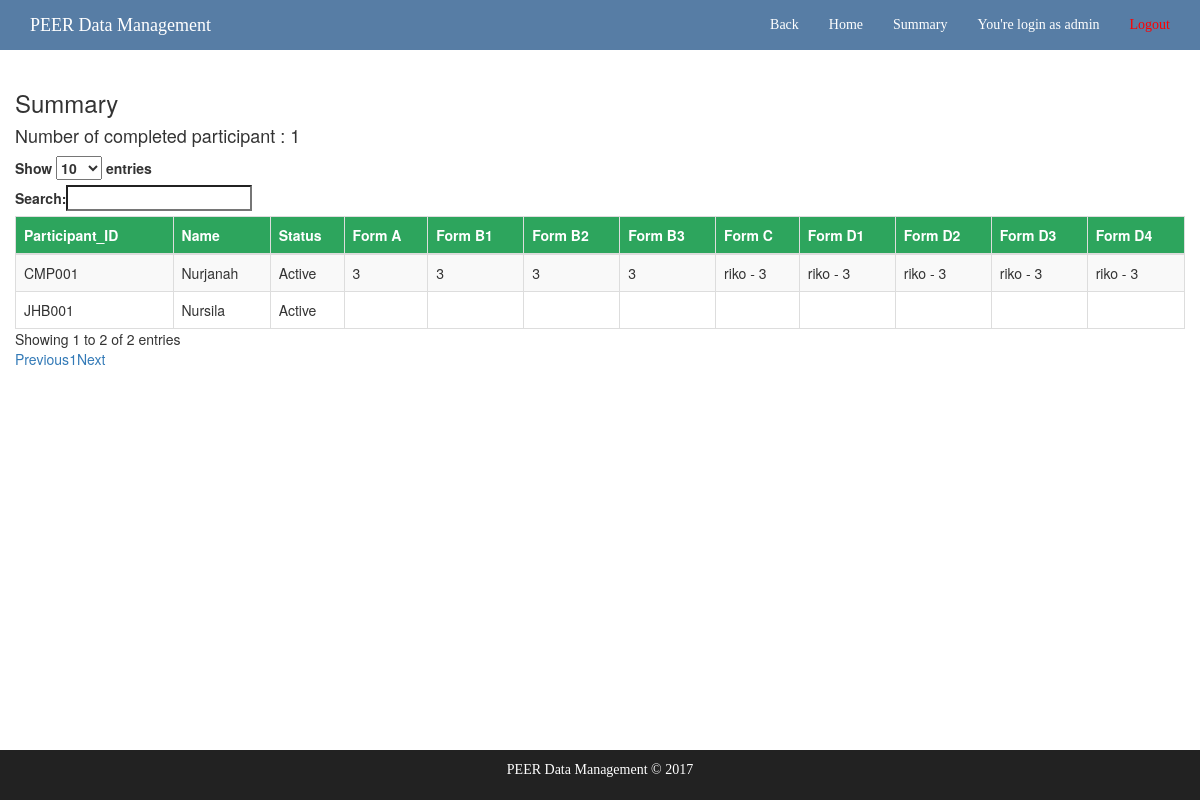
The page /summary (signed in) on the database its author committed.
### core/models.py (models this page shows, shortened)
class Participant(models.Model):
	participant_id = models.CharField(max_length=10, blank=True)
	name = models.CharField(max_length=30, blank=True)
	date_admission = models.DateField()
	puskesmas = models.ForeignKey(Puskesmas, on_delete=models.PROTECT)
	created_by = models.CharField(max_length=25, blank=True)
	updated_by = models.CharField(max_length=25, blank=True)
	created_time = models.CharField(max_length=50, blank=True)
	updated_time = models.CharField(max_length=50, blank=True)
	active_status = models.BooleanField(default=True)

### core/views.py (the view)
# urls.py: url(r'^summary$', views.summary, name='summary'),
@login_required(login_url='core:login')
def summary(request):
	if request.user.is_staff or True: ##kalau mau data entry biasa tidak bisa akses maka hapus or True nya
		participants = Participant.objects.all()
		summary_list = []
		number_of_completed_participant = 0
		for participant in participants:
			try:
				form_a = ABaseLine.objects.get(participant=participant)
				if form_a.data_checked_id != None and form_a.data_checked_id != "":
					form_a_status = "3"
				elif form_a.is_save_all:
					form_a_status = "2"
				else:
					form_a_status = "1"
			except:
				form_a_status = ""
			try:
				form_b1 = B1Pregnancy.objects.get(participant=participant)
				if form_b1.data_checked_id != None and form_b1.data_checked_id != "":
					form_b1_status = "3"
				elif form_b1.is_save_all:
					form_b1_status = "2"
				else:
					form_b1_status = "1"
			except:
				form_b1_status = ""
			try:
				form_b2 = B2Pregnancy.objects.get(participant=participant)
				if form_b2.data_checked_id != None and form_b2.data_checked_id != "":
					form_b2_status = "3"
				elif form_b2.is_save_all:
					form_b2_status = "2"
				else:
					form_b2_status = "1"
			except:
				form_b2_status = ""
			try:
				form_b3 = B3Pregnancy.objects.get(participant=participant)
				if form_b3.data_checked_id != None and form_b3.data_checked_id != "":
					form_b3_status = "3"
				elif form_b3.is_save_all:
					form_b3_status = "2"
				else:
					form_b3_status = "1"
			except:
				form_b3_status = ""
			form_c_all_complete = True
			try:
				form_c_list = CBirth.objects.filter(participant=participant)
				form_c_status = ""
				for form_c in form_c_list:
					if form_c.data_checked_id != None and form_c.data_checked_id != "":
						form_c_status = form_c_status + form_c.child_name + " - 3 | "
					elif form_c.is_save_all:
						form_c_status = form_c_status + form_c.child_name + " - 2 | "
						form_c_all_complete = False
					else:
						form_c_status = form_c_status + form_c.child_name + " - 1 | "
						form_c_all_complete = False
				form_c_status = form_c_status[:-3]
			except:
				form_c_status = ""
				form_c_all_complete = False
			form_d1_all_complete = True
			try:
				form_d1_list = DInfant.objects.filter(participant=participant)
				form_d1_status = ""
				for form_d1 in form_d1_list:
					if form_d1.data_checked_id != None and form_d1.data_checked_id != "":
						form_d1_status = form_d1_status + form_d1.child_name + " - 3 | "
					elif form_d1.is_save_all:
						form_d1_status = form_d1_status + form_d1.child_name + " - 2 | "
						form_d1_all_complete = False
					else:
						form_d1_status = form_d1_status + form_d1.child_name + " - 1 | "
						form_d1_all_complete = False
				form_d1_status = form_d1_status[:-3]
			except:
				form_d1_status = ""
				form_d1_all_complete = False
			form_d2_all_complete = True
			try:
				form_d2_list = DInfant2.objects.filter(participant=participant)
				form_d2_status = ""
				for form_d2 in form_d2_list:
					if form_d2.data_checked_id != None and form_d2.data_checked_id != "":
						form_d2_status = form_d2_status + form_d2.child_name + " - 3 | "
					elif form_d2.is_save_all:
						form_d2_status = form_d2_status + form_d2.child_name + " - 2 | "
						form_d2_all_complete = False
					else:
						form_d2_status = form_d2_status + form_d2.child_name + " - 1 | "
						form_d2_all_complete = False
				form_d2_status = form_d2_status[:-3]
			except:
				form_d2_status = ""
				form_d2_all_complete = False
			form_d3_all_complete = True
			try:
				form_d3_list = DInfant3.objects.filter(participant=participant)
				form_d3_status = ""
				for form_d3 in form_d3_list:
					if form_d3.data_checked_id != None and form_d3.data_checked_id != "":
						form_d3_status = form_d3_status + form_d3.child_name + " - 3 | "
					elif form_d3.is_save_all:
						form_d3_status = form_d3_status + form_d3.child_name + " - 2 | "
						form_d3_all_complete = False
					else:
						form_d3_status = form_d3_status + form_d3.child_name + " - 1 | "
						form_d3_all_complete = False
				form_d3_status = form_d3_status[:-3]
			except:
				form_d3_status = ""
				form_d3_all_complete = False
			form_d4_all_complete = True
			try:
				form_d4_list = DInfant4.objects.filter(participant=participant)
				form_d4_status = ""
				for form_d4 in form_d4_list:
					if form_d4.data_checked_id != None and form_d4.data_checked_id != "":
						form_d4_status = form_d4_status + form_d4.child_name + " - 3 | "
					elif form_d4.is_save_all:
						form_d4_status = form_d4_status + form_d4.child_name + " - 2 | "
						form_d4_all_complete = False
					else:
						form_d4_status = form_d4_status + form_d4.child_name + " - 1 | "
						form_d4_all_complete = False
				form_d4_status = form_d4_status[:-3]
			except:
				form_d4_status = ""
				form_d4_all_complete = False
			if form_a_status == "3" and form_b1_status == "3" and form_b2_status == "3" and form_c_all_complete and form_d1_all_complete and form_d2_all_complete and form_d3_all_complete and form_d4_all_complete:
				number_of_completed_participant = number_of_completed_participant + 1
			summary_list.append([participant.participant_id, participant.name, form_a_status, form_b1_status, form_b2_status, form_b3_status, form_c_status, form_d1_status, form_d2_status, form_d3_status, form_d4_status, participant.id, participant.active_status])
		return render(request, 'core/summary.html', {'summary_list' : summary_list, 'number_of_completed_participant' : number_of_completed_participant})
	else:
		return home(request)

### core/templates/core/summary.html
{% extends 'base.html' %}
{% block content %}
    <div class="container">
        <div class="row">
           <h3> Summary </h3>
           <h4>Number of completed participant : {{ number_of_completed_participant }}</h4>
           <table id="myTable" class="table table-striped table-bordered nowrap" cellspacing="0" width="100%">
                <thead>
                    <tr>
                        <th>Participant_ID</th>
                        <th>Name</th>
                        <th>Status</th>
                        <th>Form A </th>
                        <th>Form B1 </th>
                        <th>Form B2 </th>
                        <th>Form B3 </th>
                        <th>Form C </th>
                        <th>Form D1 </th>
                        <th>Form D2 </th>
                        <th>Form D3 </th>
                        <th>Form D4 </th>
                    </tr>
                </thead>
                <tbody>
                    {% for summary in summary_list %}
                        <tr>
                            <td> {{ summary.0 }} </td>
                            <td> {{ summary.1 }} </td>
                            {% if summary.12 %}
                            <td> Active </td>
                            {% else %}
                            <td> Inactive </td>
                            {% endif %}
                            <td class='clickable-row' data-href="/participant/{{summary.11}}/form_a"> {{ summary.2 }} </td>
                            <td class='clickable-row' data-href="/participant/{{summary.11}}/form_b1"> {{ summary.3 }} </td>
                            <td class='clickable-row' data-href="/participant/{{summary.11}}/form_b2"> {{ summary.4 }} </td>
                            <td class='clickable-row' data-href="/participant/{{summary.11}}/form_b3"> {{ summary.5 }} </td>
                            <td class='clickable-row' data-href="/participant/{{summary.11}}/form_c"> {{ summary.6 }} </td>
                            <td class='clickable-row' data-href="/participant/{{summary.11}}/form_d/visit/1"> {{ summary.7 }} </td>
                            <td class='clickable-row' data-href="/participant/{{summary.11}}/form_d/visit/2"> {{ summary.8 }} </td>
                            <td class='clickable-row' data-href="/participant/{{summary.11}}/form_d/visit/3"> {{ summary.9 }} </td>
                            <td class='clickable-row' data-href="/participant/{{summary.11}}/form_d/visit/4"> {{ summary.10 }} </td>
                        </tr>
                    {% endfor %}
                </tbody>
           </table>
        </div>
    </div>
{% endblock %}

### core/templates/base.html (shortened to what this page needs)
{% load staticfiles %}
<!DOCTYPE html>
<html lang="en">
<head>
    <link rel="stylesheet" href="https://maxcdn.bootstrapcdn.com/bootstrap/3.3.7/css/bootstrap.min.css">
    <link rel="stylesheet" href="https://cdn.datatables.net/1.10.15/css/dataTables.bootstrap.min.css">
    <link rel="stylesheet" href="https://cdn.datatables.net/responsive/2.1.1/css/responsive.bootstrap.min.css">
    <link rel="stylesheet" href="https://cdn.datatables.net/select/1.2.2/css/select.dataTables.min.css">
    <link href="http://maxcdn.bootstrapcdn.com/font-awesome/4.1.0/css/font-awesome.min.css" rel="stylesheet">
    <link rel="stylesheet" href="https://cdnjs.cloudflare.com/ajax/libs/jquery-confirm/3.3.0/jquery-confirm.min.css">
</head>
<body>
    <nav class="navbar navbar-inverse navbar-fixed-top" role="navigation">
        <div class="container">
            <div class="navbar-header">
                <a class="navbar-brand" href="{% url 'core:home' %}" style="color:white; font-family:verdana;">PEER Data Management</a>
            </div>
            <div class="collapse navbar-collapse" id="bs-example-navbar-collapse-1">
                <ul class="nav navbar-nav navbar-right">
                    <li>
                    <a href="../" style="color:white; font-family:verdana;">Back</a>
                    </li>
                    <li>
                        <a href="{% url 'core:home' %}" style="color:white; font-family:verdana;">Home</a>
                    </li>
                    <li>
                        <a href="{% url 'core:summary' %}" style="color:white; font-family:verdana;">Summary</a>
                    </li>
                    <li>
                        <a href="#" style="color:white; font-family:verdana;">You're login as {{ request.user.username }}</a>
                    </li>
                    <li>
                        <a href="{% url 'core:logout'%}" style="color:red; font-family:verdana;">Logout</a>
                    </li>
                </ul>
            </div>
        </div>
    </nav>
    {% block content %}
    {% endblock %}
    <div class="footer">
      <div class="container">
        <p class="text-muted" style="color:white; font-family:verdana;">PEER Data Management &copy; 2017</p>
      </div>
    </div>
</body>
</html>

### core/templates/base.html (style rules this page uses)
html { height: 100%; }
body { min-height: 100%; padding-top: 70px; position: relative; margin: 0; padding-bottom: 6rem; }
#myTable { margin: auto; }
#myTable th { background-color: #4CAF50; color: white; }
.footer { position: absolute; right: 0; bottom: 0; left: 0; padding: 1rem; background-color: #222; border-color: #080808; text-align: center; }
.navbar.navbar-inverse { background-color:#577da5; border-color: white; }
#myTable th { background-color: #2da55d; }

### rows shown on the page
Participant: participant "JHB001", name "Nursila"
Participant: participant "CMP001", name "Nurjanah"

### other values the page prints
{{ request.user.username }} "admin"
{{ number_of_completed_participant }} "1"
{{ summary.2 }} "3"
{{ summary.3 }} "3"
{{ summary.4 }} "3"
{{ summary.5 }} "3"
{{ summary.6 }} "riko - 3"
{{ summary.7 }} "riko - 3"
{{ summary.8 }} "riko - 3"
{{ summary.9 }} "riko - 3"
{{ summary.10 }} "riko - 3"
